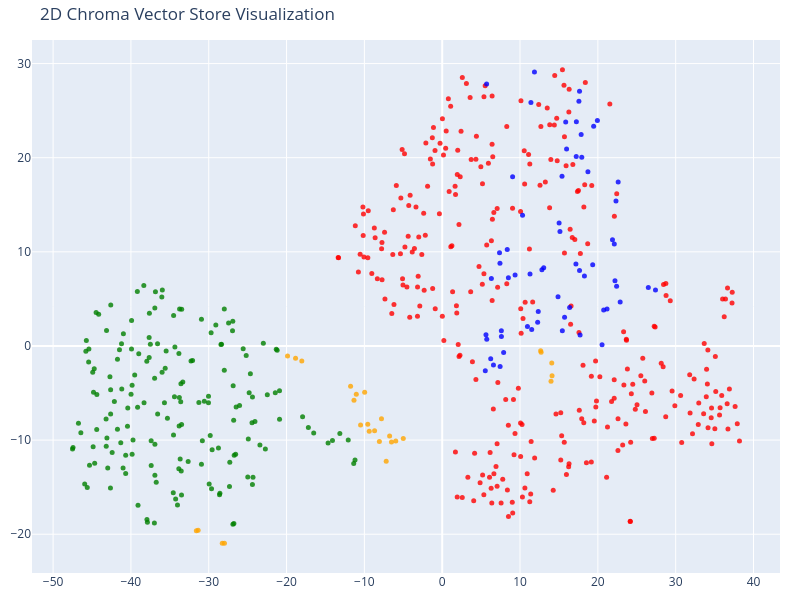

The code cell stored with this chart in its notebook:
### Code cell
tsne = TSNE(n_components=2, random_state=42)
reduced_vectors = tsne.fit_transform(vectors)

# Create the 2D scatter plot
fig = go.Figure(data=[go.Scatter(
    x=reduced_vectors[:, 0],
    y=reduced_vectors[:, 1],
    mode='markers',
    marker=dict(size=5, color=colors, opacity=0.8),
    text=[f"Type: {t}<br>Text: {d[:100]}..." for t, d in zip(doc_types, documents)],
    hoverinfo='text'
)])

fig.update_layout(title='2D Chroma Vector Store Visualization',
    scene=dict(xaxis_title='x',yaxis_title='y'),
    width=800,
    height=600,
    margin=dict(r=20, b=10, l=10, t=40)
)

fig.show()

### Figure 1 — Plotly figure (JSON) as saved in the notebook; plotly's stock layout.template omitted (floating-point values rounded to 4 significant figures; data arrays with more than 128 entries replaced by an {"elided": "..."} marker saying what was removed)
{"data": [{"hoverinfo": "text", "marker": {"color": {"elided": "556 str values"}, "opacity": 0.8, "size": 5}, "mode": "markers", "text": {"elided": "556 str values"}, "type": "scatter", "x": {"elided": "556 float values"}, "y": {"elided": "556 float values"}}], "layout": {"height": 600, "margin": {"b": 10, "l": 10, "r": 20, "t": 40}, "scene": {"xaxis": {"title": {"text": "x"}}, "yaxis": {"title": {"text": "y"}}}, "title": {"text": "2D Chroma Vector Store Visualization"}, "width": 800}}
